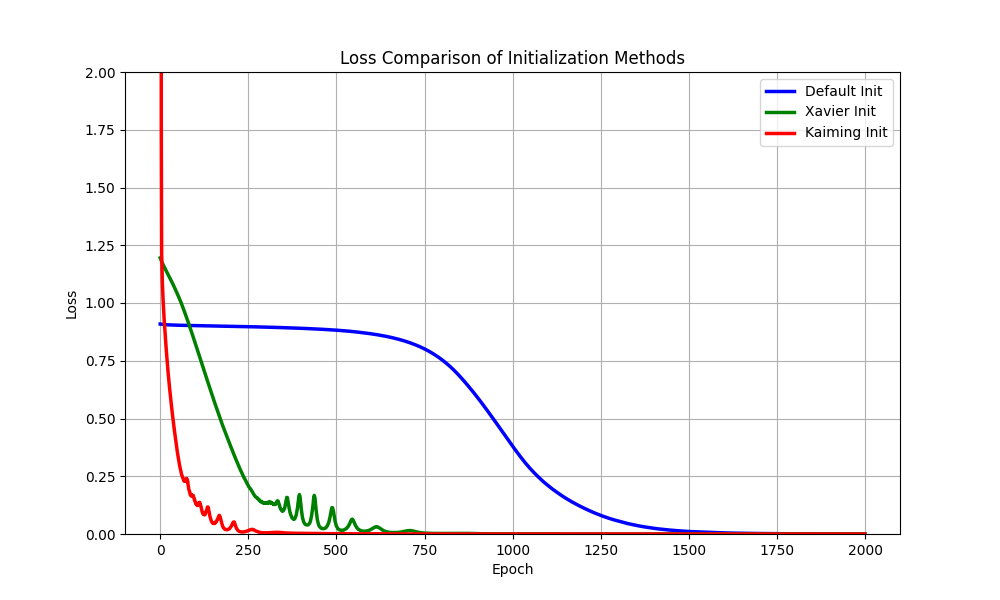

Python code for this plot:
import torch
import torch.nn as nn
import torch.optim as optim
import matplotlib.pyplot as plt

# 创建一个简单的MLP模型
class SimpleMLP(nn.Module):
    def __init__(self):
        super(SimpleMLP, self).__init__()
        self.fc1 = nn.Linear(10, 50)
        self.fc2 = nn.Linear(50, 100)
        self.fc3 = nn.Linear(100, 200)
        self.fc4 = nn.Linear(200, 100)
        self.fc5 = nn.Linear(100, 50)
        self.fc6 = nn.Linear(50, 1)
        self.relu = nn.ReLU()

    def forward(self, x):
        x = self.relu(self.fc1(x))
        x = self.relu(self.fc2(x))
        x = self.relu(self.fc3(x))
        x = self.relu(self.fc4(x))
        x = self.relu(self.fc5(x))
        x = self.fc6(x)
        return x

# 初始化方法
def xavier_init(m):
    if isinstance(m, nn.Linear):
        nn.init.xavier_uniform_(m.weight)

def kaiming_init(m):
    if isinstance(m, nn.Linear):
        nn.init.kaiming_uniform_(m.weight, nonlinearity='relu')

# 训练模型并记录损失
def train_model(init_fn=None):
    model = SimpleMLP()
    if init_fn:
        model.apply(init_fn)

    criterion = nn.MSELoss()
    optimizer = optim.SGD(model.parameters(), lr=0.01)

    # 用随机数据进行训练
    inputs = torch.randn(64, 10)
    targets = torch.randn(64, 1)

    losses = []
    for epoch in range(2000):
        print(epoch)
        optimizer.zero_grad()
        outputs = model(inputs)
        loss = criterion(outputs, targets)
        loss.backward()
        optimizer.step()
        losses.append(loss.item())
    return losses

# 训练不同初始化方法的模型
loss_default = train_model()  # 默认初始化
loss_xavier = train_model(xavier_init)  # Xavier初始化
loss_kaiming = train_model(kaiming_init)  # Kaiming初始化

# 绘制损失曲线
plt.figure(figsize=(10, 6))
plt.plot(loss_default, label='Default Init', color='blue', lw=2.5)
plt.plot(loss_xavier, label='Xavier Init', color='green', lw=2.5)
plt.plot(loss_kaiming, label='Kaiming Init', color='red', lw=2.5)
plt.xlabel('Epoch')
plt.ylabel('Loss')
plt.title('Loss Comparison of Initialization Methods')
plt.ylim(0, 2)
plt.legend()
plt.grid(True)
# plt.show()
plt.savefig('initialization_compare.png')
